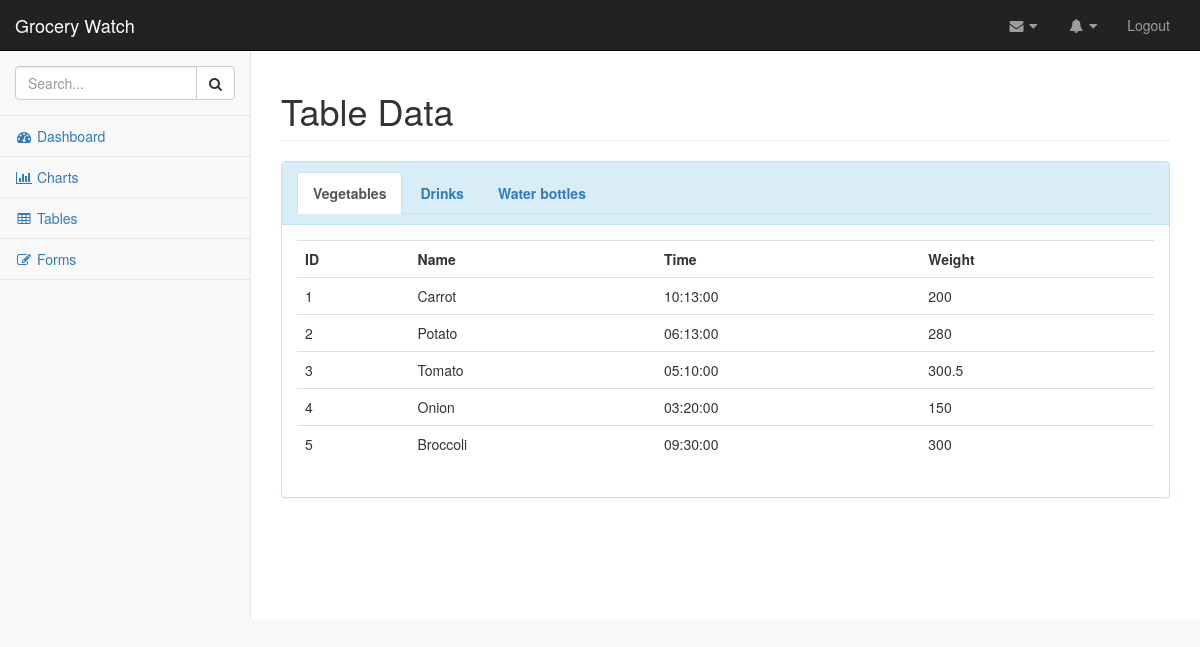
/webpages/tables.php, run on the app's committed database.
### tables this page shows
CREATE TABLE `vegedata` (
  `id` int(11) NOT NULL,
  `name` varchar(255) NOT NULL,
  `time` time NOT NULL,
  `weight` double NOT NULL
);

### webpages/tables.php (the view, shortened to what this page needs)
<!DOCTYPE html>
<html>
    <head>
        <link href="css/bootstrap.min.css" rel="stylesheet" />
        <link href="../custom/bootstrap/css/bootstrap.min.css" rel="stylesheet">
        <link href="../dist/css/sb-admin-2.css" rel="stylesheet">
        <link href="../custom/font-awesome/css/font-awesome.min.css" rel="stylesheet" type="text/css">
    </head>
    <body>
        <div id="wrapper">
        <nav class="navbar navbar-inverse navbar-static-top" role="navigation" style="margin-bottom: 0">
            <div class="navbar-header">
                <a class="navbar-brand" href="inde.php">Grocery Watch</a>
            </div>
            <ul class="nav navbar-top-links navbar-right navbar-nav">
                <li>
                    <a class="dropdown-toggle" data-toggle="dropdown">
                        <i class="fa fa-envelope fa-fw"></i> <i class="fa fa-caret-down"></i>
                    </a>
                </li>
                <li>
                    <a class="dropdown-toggle" data-toggle="dropdown" href="#">
                        <i class="fa fa-bell fa-fw"></i> <i class="fa fa-caret-down"></i>
                    </a>
                </li>
                <li>
                        <a href="login.php"> Logout</a>
                </li>
            </ul>
                <div class="navbar-default sidebar" role="navigation">
                <div class="sidebar-nav navbar-collapse">
                    <ul class="nav" id="side-menu">
                        <li class="sidebar-search">
                            <div class="input-group custom-search-form">
                                <input type="text" class="form-control" placeholder="Search...">
                                <span class="input-group-btn">
                                <button class="btn btn-default" type="button">
                                    <i class="fa fa-search"></i>
                                </button>
                            </span>
                            </div>
                        </li>
                        <li>
                            <a href="inde.php"><i class="fa fa-dashboard fa-fw"></i> Dashboard</a>
                        </li>
                        <li>
                            <a href="#"><i class="fa fa-bar-chart-o fa-fw"></i> Charts</a>
                        </li>
                        <li>
                            <a href="tables.php"><i class="fa fa-table fa-fw"></i> Tables</a>
                        </li>
                        <li>
                            <a href="forms.html"><i class="fa fa-edit fa-fw"></i> Forms</a>
                        </li>
                    </ul>
                    </div>
                </div>
                </nav>
            <div id="page-wrapper">
                 <div class="row">
                        <div class="col-lg-12" >
                            <h1 class="page-header">Table Data</h1>
                        </div>
                </div>
                <div class="row">
                    <div class="col-md-12">
                        <div class="panel with-nav-tabs panel-info">
                            <div class="panel-heading">
                                    <ul class="nav nav-tabs">
                                        <li class="active"><a href="#tab1" role="tab" class="nav-link" data-toggle="tab"><b>Vegetables</b></a></li>
                                        <li><a href="#tab2" role="tab" class="nav-link" data-toggle="tab"><b>Drinks</b></a></li>
                                        <li><a href="#tab3" role="tab" class="nav-link" data-toggle="tab"><b>Water bottles</b></a></li>
                                    </ul>
                            </div>
                            <div class="panel-body">
                                <div class="tab-content">
                                    <div class="tab-pane fade in active" role="tabpanel1" id="tab1">
                                        <?php
                                                $link = mysqli_connect("localhost", "root", "rootroot", "vegetables");
                                                $sql = "SELECT id, name, time, weight FROM vegedata";
                                                $result = $link->query($sql);
                                                echo "<table class='table table-hover thead-inverse'>";
                                                echo "<tr>";
                                                    echo "<th>ID</th>";
                                                    echo "<th>Name</th>";
                                                    echo "<th>Time</th>";
                                                    echo "<th>Weight</th>";
                                                echo "</tr>";
                                                if ($result->num_rows > 0) {
                                                    while($row = $result->fetch_assoc()) {
                                                        echo "<tr>";
                                                        echo "<td>" . $row["id"] . "</td>";
                                                        echo "<td>" . $row["name"] . "</td>";
                                                        echo "<td>" . $row["time"] . "</td>";
                                                        echo "<td>" . $row["weight"] . "</td>";
                                                        echo "</tr>";
                                                    }
                                                } else {
                                                    echo "0 results";
                                                }
                                                echo "</table>";
                                        ?>
                                    </div>
                                </div>
                            </div>
                        </div>
                    </div>
                </div>
            </div>
        </div>
    </body>
</html>

### data on the page
vegedata: id "1", name "Carrot", time "10:13:00", weight "200"
vegedata: id "2", name "Potato", time "06:13:00", weight "280"
vegedata: id "3", name "Tomato", time "05:10:00", weight "300.5"
vegedata: id "4", name "Onion", time "03:20:00", weight "150"
vegedata: id "5", name "Broccoli", time "09:30:00", weight "300"
